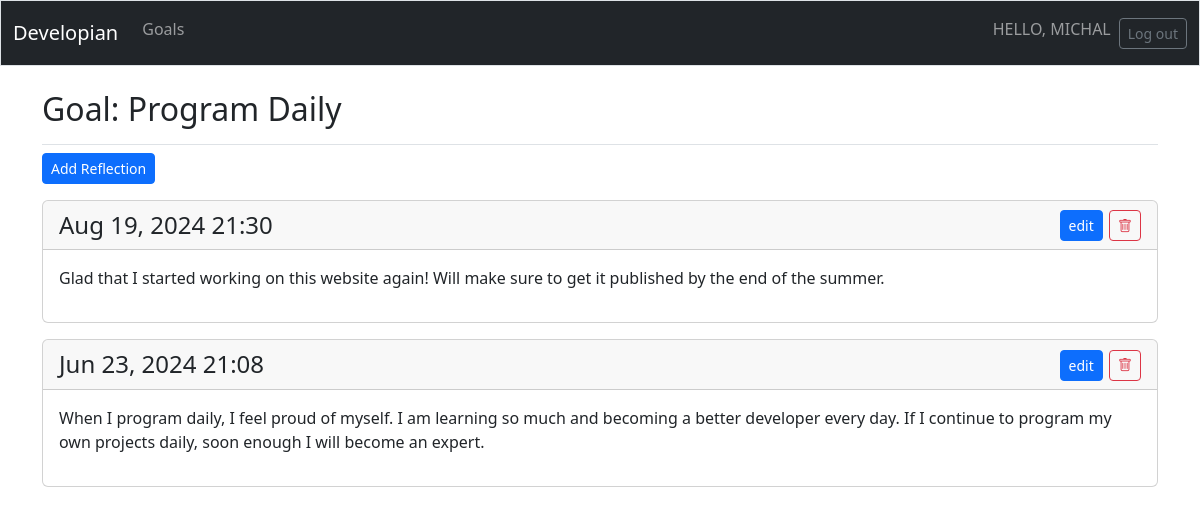
/goals/3/ (signed in), run on the app's committed database.
### developian/models.py (models this page shows, shortened)
class Goal(models.Model):
    text = models.CharField(max_length=200)
    date_added = models.DateTimeField(auto_now_add=True)
    owner = models.ForeignKey(User, on_delete=models.CASCADE)

class Reflection(models.Model):
    goal = models.ForeignKey(Goal, on_delete=models.CASCADE)
    reflection = models.TextField()
    date_added = models.DateTimeField(auto_now=True)

### developian/views.py (the view)
# urls.py: path('goals/<int:goal_id>/', views.goal, name='goal'),
@login_required
def goal(request, goal_id):
    goal = Goal.objects.get(id=goal_id)
    check_goal_owner(request, goal)
    reflections = goal.reflection_set.order_by('-date_added')
    context = {'goal': goal, 'reflections': reflections}
    return render(request, 'developian/goal.html', context)

### developian/views.py (called while the page is built)
def check_goal_owner(request, goal):
    if goal.owner != request.user:
        raise Http404

### developian/templates/developian/goal.html
{% extends 'developian/base.html' %}
{% block page_header %}
  <h2>Goal: {{ goal.text }}</h2>
{% endblock page_header %}
{% block content %}
  <p>
    <a class="btn btn-primary btn-sm" href="{% url 'developian:new_reflection' goal.id %}">Add Reflection</a>
  </p>
  {% for reflection in reflections %}
    <div class="card mb-3">
      <h4 class="card-header d-flex justify-content-between align-items-center">
        {{ reflection.date_added|date:'M d, Y H:i' }}
        <div>
          <a class="btn btn-primary btn-sm"
          href="{% url 'developian:edit_reflection' reflection.id %}">
          edit
          </a>
          <a href="{% url 'developian:delete_reflection' reflection.id %}"
          class="btn btn-outline-danger btn-sm"><i class='bi bi-trash'></i></a>
        </div>
      </h4>
       <div class="card-body">{{ reflection.reflection|linebreaks }}</div>
    </div>
  {% empty %}
    <p>No reflections have been created yet!</p>
  {% endfor %}
{% endblock content %}

### developian/templates/developian/base.html (shortened to what this page needs)
<!doctype html>
<html lang="en">
  <head>
    {% load static %}
    <link rel="stylesheet" href="{% static 'developian/styles.css' %}">
    <link rel="stylesheet" href="https://cdn.jsdelivr.net/npm/bootstrap-icons@1.10.5/font/bootstrap-icons.css">
    {% load django_bootstrap5 %}
    {% bootstrap_css %}
  </head>
  <body>
    <nav class="navbar navbar-expand-md navbar-dark bg-dark mb-4 border">
      <div class="container-fluid">
        <a class="navbar-brand" href="{% url 'developian:index' %}">
          Developian
        </a>
        <div class="collapse navbar-collapse" id="navbarCollapse">
          <ul class="navbar-nav me-auto mb-2 mb-md-O">
            <li class="nav-item">
              <a class="nav-link" href="{% url 'developian:goals' %}">
                Goals
              </a>
            </li>
          </ul>
          <ul class="navbar-nav ms-auto mb-2 mb-md-o">
            {% if user.is_authenticated %}
              <li class="nav-item">
                <span class="navbar-text me-2">HELLO, {{ user.username.upper }}</span>
              </li>
            {% endif %}
          </ul>
          {% if user.is_authenticated %}
            <form action="{% url 'accounts:logout' %}" method="post">
              <button name="submit" class="btn btn-outline-secondary btn-sm">
                Log out
              </button>
            </form>
          {% endif %}
        </div>
      </div>
    </nav>
    <main class="container">
      <div class="pb-2 mb-2 border-bottom">
        {% block page_header %}{% endblock page_header %}
      </div>
      <div>
        {% block content %}{% endblock content %}
      </div>
    </main>
  </body>
</html>

### data on the page
Goal: text "Program Daily"
Reflection: date_added "Aug 19, 2024 21:30", reflection "Glad that I started working on this website again! Will make sure to get it published by the end of the summer."
Reflection: date_added "Jun 23, 2024 21:08", reflection "When I program daily, I feel proud of myself. I am learning so much and becoming a better developer every day. If I continue to program my own projects daily, soon enough I will become an expert."

### other printed values
{{ user.username.upper }} "MICHAL"
